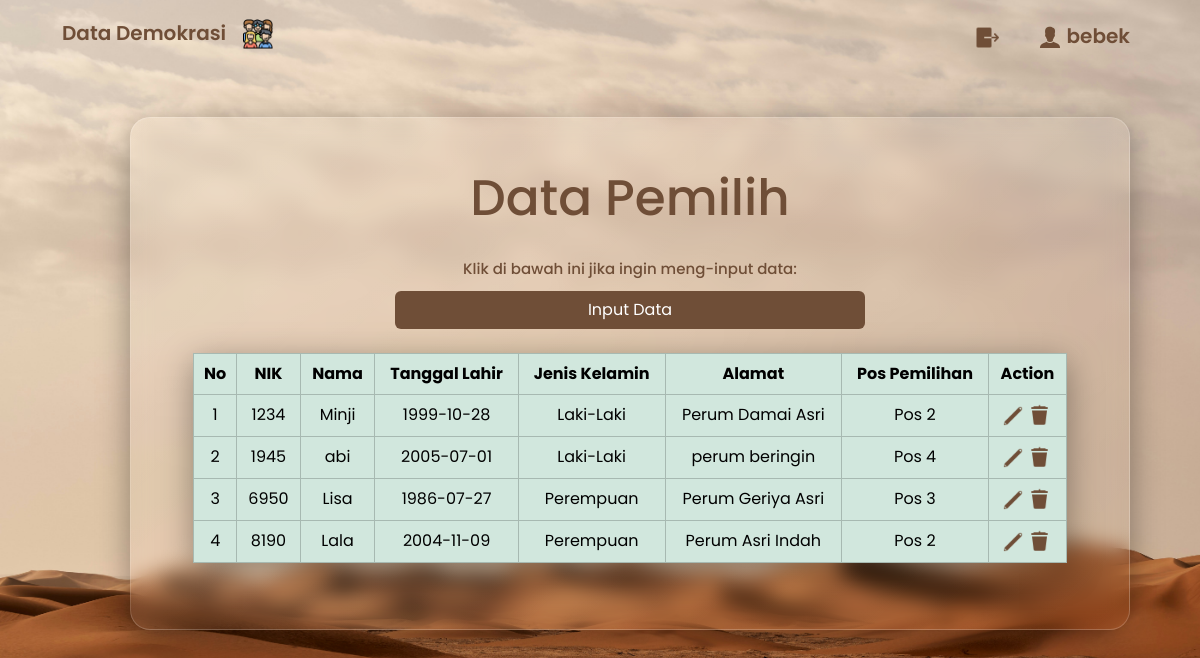
Page /tampildataadmin.php (signed in) on the committed database.
### tables this page shows
CREATE TABLE `pemilih` (
  `nik` int(13) NOT NULL,
  `nama` varchar(50) NOT NULL,
  `lahir` varchar(30) NOT NULL,
  `kelamin` varchar(20) NOT NULL,
  `alamat` varchar(100) NOT NULL,
  `pos` varchar(50) NOT NULL
);

### tampildataadmin.php (the view, shortened to what this page needs)
<!DOCTYPE html>
<html lang="en">
<head>
    <link rel="stylesheet" href="tampilandataadmin.css">
    <link href="https://cdn.jsdelivr.net/npm/bootstrap@5.3.3/dist/css/bootstrap.min.css" rel="stylesheet">
</head>
<body>
    <nav class="navbar navbar-expand-lg">
        <div class="container-fluid">
            <a class=" navbar-brand" href="index.php">Data Demokrasi <img class="navbar-brand-logo" src="gambar/ancestors.png" alt="Facebook" /></a>
            <div class="collapse navbar-collapse" id="navbarNav">
                <ul class="navbar-nav ms-auto">
                    <li class="nav-item">
                        <a class="nav-link" href="logout.php"><img class="navbar-brand-logo-tampil" src="gambar/icons8-logout-60.png"> </a>
                    </li>
                    <li class="nav-item">
                        <a class="nav-link" href="tampildataadmin.php"><img class="navbar-brand-logo-tampil" src="gambar/icons8-account-100.png"> <?php echo $_SESSION['user']['username']; ?></a>
                    </li>
                </ul>
            </div>
        </div>
    </nav>
    <div class="bungkus" style="margin-bottom: 60px;margin-left: 130px;
    margin-top: 50px;">
        <div class="container">
            <div class="container-content">
                <h1>Data Pemilih </h1>
                <label for="inputdata">
                    <p>Klik di bawah ini jika ingin meng-input data:</p>
                </label><br>
                <a href="inputdata.php"><button type="submit" class="btn " style="background-color: #6F4E37; color : white;">Input Data</button></a>
                <br><br>
                <table class=" table table-bordered table-success">
                    <thead>
                        <th>No</th>
                        <th>NIK</th>
                        <th>Nama</th>
                        <th>Tanggal Lahir</th>
                        <th>Jenis Kelamin</th>
                        <th>Alamat</th>
                        <th>Pos Pemilihan</th>
                        <th colspan="2">Action</th>
                    </thead>
                    <tbody>
                        <?php
                        $No = 1;
                        include 'koneksi.php';
                        $sql = "SELECT nik, nama, lahir, kelamin, alamat, pos FROM pemilih";
                        $query = mysqli_query($koneksi, $sql);
                        while ($data = mysqli_fetch_array($query)) {
                        ?>
                            <tr>
                                <td><?= $No; ?></td>
                                <td><?= $data['nik']; ?></td>
                                <td><?= $data['nama']; ?></td>
                                <td><?= $data['lahir']; ?></td>
                                <td><?= $data['kelamin']; ?></td>
                                <td><?= $data['alamat']; ?></td>
                                <td><?= $data['pos']; ?></td>
                                <td>
                                    <a href="ubah.php?id=<?= $data['nik']; ?>"><img class="edit-logo" src="gambar/icons8-edit-100.png"></a>
                                    <a href="hapus.php?id=<?= $data['nik']; ?>"><img class="delete-logo" src="gambar/icons8-delete-60.png"></a>
                                </td>
                            </tr>
                            <?php $No++; ?>
                        <?php } ?>
                    </tbody>
                </table>
            </div>
        </div>
    </div>
</body>
</html>

### tampilandataadmin.css (style rules this page uses)
* { font-family: 'Poppins', sans-serif; }
.navbar-nav { font-weight: 600; margin-top: 5px; margin-right: 50px; font-size: 20px; }
.navbar-brand-logo { margin-left: 12px; width: 30px; height: 30px; }
.navbar-nav .nav-link { text-decoration: none; }
.navbar-nav .nav-link { color: #6F4E37; margin-left: 10px }
.container { height: auto; width: 1000px; display: flex; }
.container .container-content { width: 1000px; height: auto; color: rgb(255, 255, 255); text-align: center; margin: 50px; }
.container .container-content h1 { margin-bottom: 0; font-weight: 500; color: #6F4E37; font-size: 50px; text-align: center; }
.container .container-content p { font-weight: 500; color: #6F4E37; font-size: 15px; text-align: left; margin-top: 30px; margin-bottom: 0px; }
.bungkus { width: 1000px; height: auto; margin-left: 130px; margin-top: 50px; background: linear-gradient(135deg, rgba(255, 255, 255, 0.1), rgba(255, 255, 255, 0)); backdrop-filter: blur(10px); -webkit-backdrop-filter: blur(10px); border-radius: 20px; border:1px solid rgba(255, 255, 255, 0.18); box-shadow: 0 8px 32px 0 rgba(0, 0, 0, 0.37); }
.navbar-brand-logo-tampil { margin-left: 12px; width: 25px; height: 25px; }
table { margin-top: 0px; border:1px solid rgba(255, 255, 255, 0.18); box-shadow: 0 8px 32px 0 rgba(0, 0, 0, 0.37); }
.edit-logo { width: 20px; height: 20px; }
.delete-logo { width: 25px; height: 25px; }
.btn { margin-top: 10px; width: 470px }

### tampildataadmin.php (style rules this page uses)
.navbar-brand { color: #6F4E37; font-size: 20px; font-weight: 600; margin-left: 50px; }
body { background-image: url('gambar/wolfgang-hasselmann-zp_iEPfwvw0-unsplash.jpg'); background-size: cover; background-repeat: no-repeat; }

### rows in the picture
pemilih: nik "1234", nama "Minji", lahir "1999-10-28", kelamin "Laki-Laki", alamat "Perum Damai Asri", pos "Pos 2"
pemilih: nik "1945", nama "abi", lahir "2005-07-01", kelamin "Laki-Laki", alamat "perum beringin", pos "Pos 4"
pemilih: nik "6950", nama "Lisa", lahir "1986-07-27", kelamin "Perempuan", alamat "Perum Geriya Asri", pos "Pos 3"
pemilih: nik "8190", nama "Lala", lahir "2004-11-09", kelamin "Perempuan", alamat "Perum Asri Indah", pos "Pos 2"

### other values in the picture
$_SESSION['user']['username'] "bebek"
